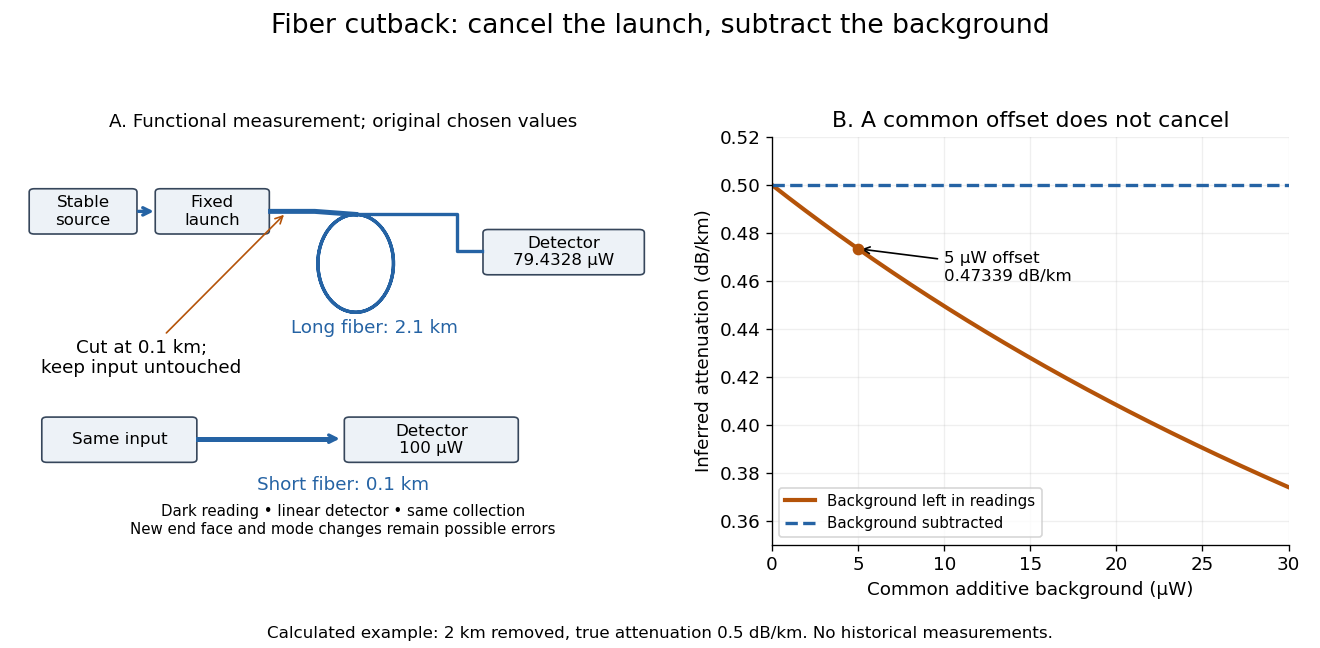

This chart was generated by the following Python code:
"""Original cutback schematic and additive-offset calculation.

Tested with Python 3.14, matplotlib 3.10.7 and numpy 2.3.5.
Run in the desired output directory; writes the matching PNG there.
"""
from pathlib import Path

import matplotlib.pyplot as plt
from matplotlib.patches import FancyBboxPatch
import numpy as np


def main():
    plt.rcParams.update({"font.size": 11, "axes.spines.top": False,
                         "axes.spines.right": False, "savefig.facecolor": "white"})
    fig, (ax, plot) = plt.subplots(1, 2, figsize=(11, 5.4), dpi=120,
                                  gridspec_kw={"width_ratios": [1.22, 1]})
    fig.patch.set_facecolor("white")
    fig.suptitle("Fiber cutback: cancel the launch, subtract the background", fontsize=16)
    ax.set(xlim=(0, 10), ylim=(0, 10))
    ax.axis("off")
    ax.set_title("A. Functional measurement; original chosen values", fontsize=11)

    def box(x, y, w, label, color="#edf2f7"):
        ax.add_patch(FancyBboxPatch((x, y), w, .95, boxstyle="round,pad=0.08",
                                    facecolor=color, edgecolor="#36465b"))
        ax.text(x + w / 2, y + .475, label, ha="center", va="center", fontsize=10)

    box(.1, 7.7, 1.55, "Stable\nsource")
    box(2.1, 7.7, 1.65, "Fixed\nlaunch")
    ax.annotate("", xy=(2.05, 8.175), xytext=(1.7, 8.175),
                arrowprops={"arrowstyle": "->", "color": "#2563a4", "lw": 2})
    ax.plot([3.85, 4.55, 5.2], [8.175, 8.175, 8.1], color="#2563a4", lw=3)
    t = np.linspace(0, 4 * np.pi, 300)
    ax.plot(5.2 + .6 * np.sin(t), 6.9 + 1.2 * np.cos(t), color="#2563a4", lw=2)
    ax.plot([5.2, 6.8, 6.8, 7.2], [8.1, 8.1, 7.2, 7.2], color="#2563a4", lw=2)
    box(7.3, 6.7, 2.4, "Detector\n79.4328 µW")
    ax.text(5.5, 5.2, "Long fiber: 2.1 km", ha="center", color="#2563a4")
    ax.annotate("Cut at 0.1 km;\nkeep input untouched", xy=(4.1, 8.15), xytext=(1.8, 4.2),
                ha="center", arrowprops={"arrowstyle": "->", "color": "#b45309"})
    ax.plot([2.7, 4.8], [2.6, 2.6], color="#2563a4", lw=3)
    box(.3, 2.1, 2.3, "Same input")
    box(5.1, 2.1, 2.6, "Detector\n100 µW")
    ax.annotate("", xy=(5, 2.6), xytext=(4.2, 2.6),
                arrowprops={"arrowstyle": "->", "color": "#2563a4", "lw": 2})
    ax.text(5, 1.35, "Short fiber: 0.1 km", ha="center", color="#2563a4")
    ax.text(5, .2, "Dark reading • linear detector • same collection\nNew end face and mode changes remain possible errors",
            ha="center", va="bottom", fontsize=9)

    b = np.linspace(0, 30, 250)
    short, long = 100, 100 * 10**(-.1)
    apparent = 5 * np.log10((short + b) / (long + b))
    plot.plot(b, apparent, color="#b45309", lw=2.5, label="Background left in readings")
    plot.axhline(.5, color="#2563a4", ls="--", lw=2, label="Background subtracted")
    y = 5 * np.log10(105 / (long + 5))
    plot.scatter([5], [y], color="#b45309", zorder=4)
    plot.annotate(f"5 µW offset\n{y:.5f} dB/km", xy=(5, y), xytext=(10, .46),
                  arrowprops={"arrowstyle": "->"}, fontsize=10)
    plot.set(xlim=(0, 30), ylim=(.35, .52), xlabel="Common additive background (µW)",
             ylabel="Inferred attenuation (dB/km)", title="B. A common offset does not cancel")
    plot.grid(alpha=.2)
    plot.legend(loc="lower left", fontsize=9)
    fig.text(.5, .015, "Calculated example: 2 km removed, true attenuation 0.5 dB/km. No historical measurements.",
             ha="center", fontsize=10)
    fig.tight_layout(rect=(0, .045, 1, .93), w_pad=2)
    fig.savefig(Path(__file__).stem + ".png", facecolor="white", transparent=False)
    plt.close(fig)


if __name__ == "__main__":
    main()
